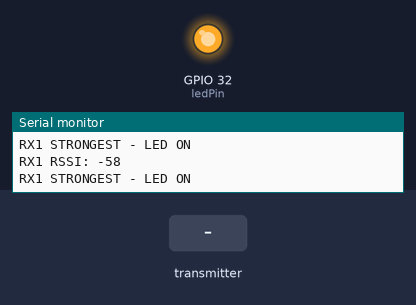
The sketch below on a simulated ESP32. On the bench: output pins drawn as LEDs (lit = HIGH), the last lines printed to the serial monitor. The inputs (shaded band) are chosen by the test bench. WiFi joins after 1.5 s; servers stay silent unless stated.

Above: at 6.2 s.
6.3 s: the transmitter starts sending rssi = 0
At 7.3 s:
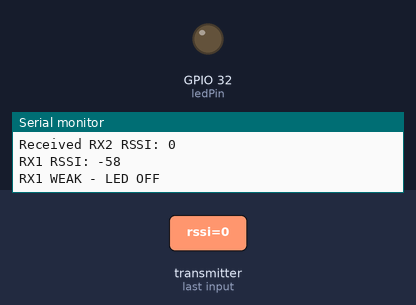
Timing chart, 0 to 9.3 s (numbered marks = the images above; inputs shaded):
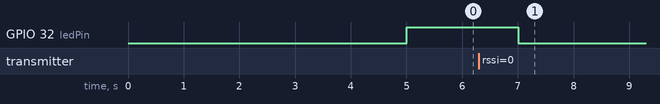

Measured:
- after the input at 6.3 s, GPIO 32 (ledPin): HIGH → LOW after 0.70 s

The sketch:

rx_1new.ino
```cpp
#include <WiFi.h>
#include <esp_now.h>

const char* ssid = "ESP32_Transmitter";
const char* password = "12345678";
const int ledPin = 32;

int rx1RSSI = -100;
int rx2RSSI = -100;

uint8_t rx2Mac[] = {0x30, 0x76, 0xF5, 0xF7, 0xCA, 0x94};

typedef struct struct_message {
  int rssi;
} struct_message;

struct_message myData;

void onDataRecv(const esp_now_recv_info_t *info, const uint8_t *incomingData, int len) {
  struct_message received;
  memcpy(&received, incomingData, sizeof(received));
  rx2RSSI = received.rssi;
  Serial.print("Received RX2 RSSI: ");
  Serial.println(rx2RSSI);
}

void setup() {
  Serial.begin(115200);
  delay(3000);
  pinMode(ledPin, OUTPUT);
  digitalWrite(ledPin, LOW);

  WiFi.mode(WIFI_AP_STA);
  delay(500);

  esp_now_init();
  esp_now_register_recv_cb(onDataRecv);

  esp_now_peer_info_t peerInfo = {};
  memcpy(peerInfo.peer_addr, rx2Mac, 6);
  peerInfo.channel = 1;
  peerInfo.encrypt = false;
  esp_now_add_peer(&peerInfo);

  WiFi.begin(ssid, password);
  Serial.println("RX1 Connecting...");

  int attempts = 0;
  while (WiFi.status() != WL_CONNECTED && attempts < 20) {
    delay(500);
    Serial.print(".");
    attempts++;
  }

  if (WiFi.status() == WL_CONNECTED) {
    Serial.println("\nRX1 Connected!");
  } else {
    Serial.println("\nRX1 Failed to connect!");
  }
}

void loop() {
  if (WiFi.status() != WL_CONNECTED) {
    digitalWrite(ledPin, LOW);
    Serial.println("RX1 DISCONNECTED");
    delay(1000);
    return;
  }

  rx1RSSI = WiFi.RSSI();
  Serial.print("RX1 RSSI: ");
  Serial.println(rx1RSSI);

  myData.rssi = rx1RSSI;
  esp_now_send(rx2Mac, (uint8_t *)&myData, sizeof(myData));

  if (rx1RSSI > rx2RSSI) {
    digitalWrite(ledPin, HIGH);
    Serial.println("RX1 STRONGEST - LED ON");
  } else {
    digitalWrite(ledPin, LOW);
    Serial.println("RX1 WEAK - LED OFF");
  }

  delay(1000);
}
```
